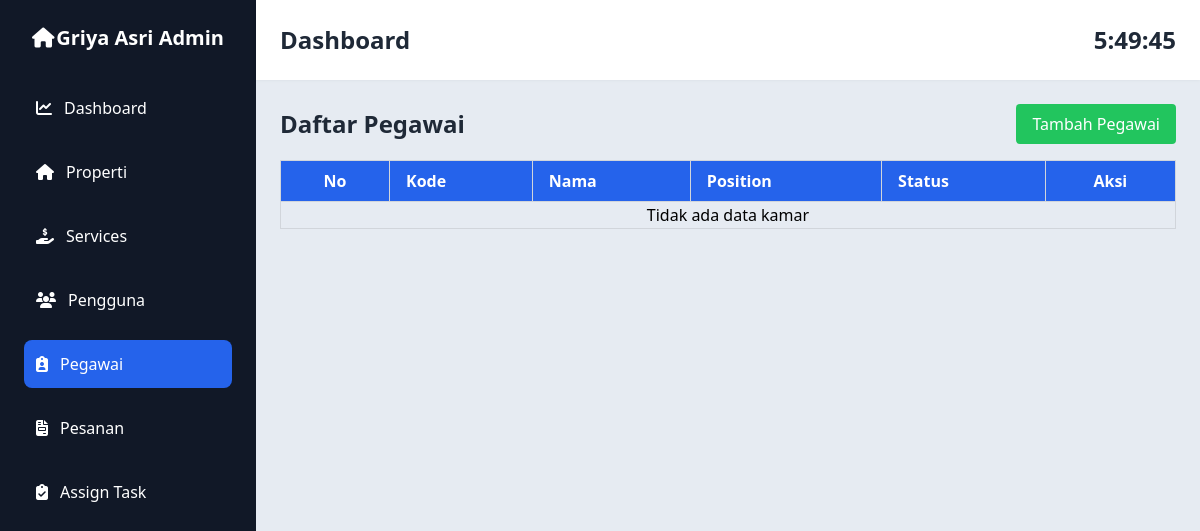
The app's page /admin/pegawai.php, older data.
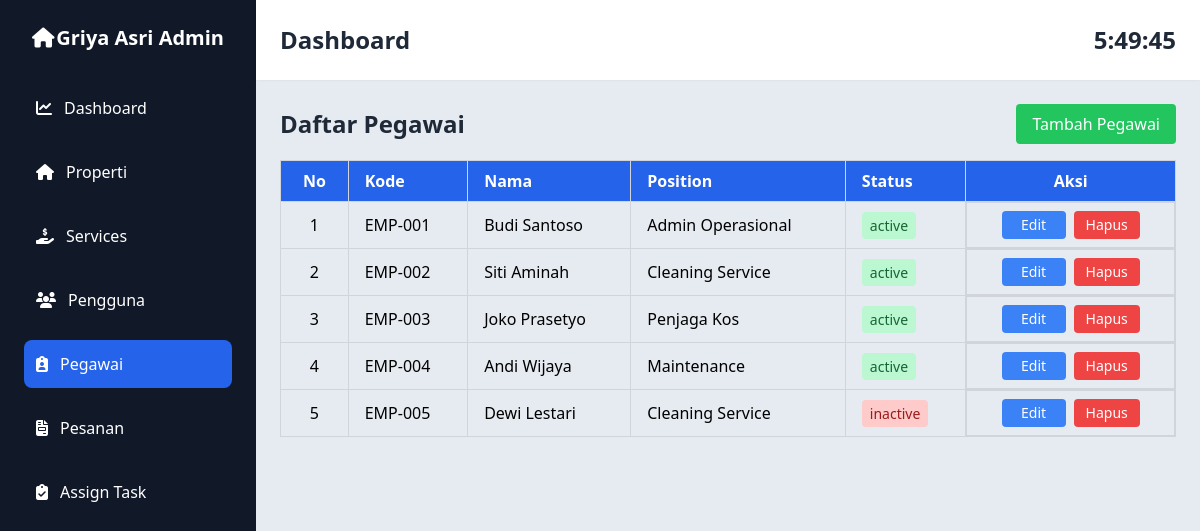
The same page, newer data.
### tables this page shows
CREATE TABLE employees (
  id BIGINT UNSIGNED AUTO_INCREMENT PRIMARY KEY,
  user_id BIGINT UNSIGNED NULL,
  employee_code VARCHAR(50) NOT NULL UNIQUE,
  full_name VARCHAR(255) NOT NULL,
  position VARCHAR(100) NOT NULL,
  salary INT,
  phone VARCHAR(20),
  address TEXT,
  hire_date DATE,
  status ENUM('active','inactive') DEFAULT 'active',
  created_at TIMESTAMP NULL,
  updated_at TIMESTAMP NULL
);

### admin/pegawai.php (the view, shortened to what this page needs)
<?php
include '../config/database.php';
$sql = "SELECT * FROM employees ORDER BY status ASC";
$result = $conn->query($sql);
?>
<div class="">
    <div class="header-content flex items-center justify-between mb-4 align-middle">
        <h1 class="text-2xl font-bold text-gray-800">Daftar Pegawai</h1>
        <a href="create-pegawai.php" class="bg-green-500 hover:bg-green-600 text-white px-4 py-2 rounded">Tambah Pegawai</a>
    </div>
    <table class="w-full border-collapse border border-gray-300">
        <thead class="bg-blue-600 text-white">
            <tr>
                <th class="border border-gray-300 px-4 py-2 text-center">No</th>
                <th class="border border-gray-300 px-4 py-2 text-left">Kode</th>
                <th class="border border-gray-300 px-4 py-2 text-left">Nama</th>
                <th class="border border-gray-300 px-4 py-2 text-left">Position</th>
                <th class="border border-gray-300 px-4 py-2 text-left">Status</th>
                <th class="border border-gray-300 px-4 py-2 text-center">Aksi</th>
            </tr>
        </thead>
        <tbody>
            <?php
            if ($result->num_rows > 0) {
                $no = 1;
                while ($row = $result->fetch_assoc()) {
                    echo "<tr class='hover:bg-gray-100 border-b border-gray-300'>";
                    echo "<td class='border border-gray-300 px-4 py-2 text-center'>" . $no++ . "</td>";
                    echo "<td class='border border-gray-300 px-4 py-2'>" . htmlspecialchars($row['employee_code']) . "</td>";
                    echo "<td class='border border-gray-300 px-4 py-2'>" . htmlspecialchars($row['full_name']) . "</td>";
                    echo "<td class='border border-gray-300 px-4 py-2'>" . htmlspecialchars($row['position']) . "</td>";
                    echo "<td class='border border-gray-300 px-4 py-2'><span class='px-2 py-1 rounded text-sm " . ($row['status'] === 'active' ? 'bg-green-200 text-green-800' : 'bg-red-200 text-red-800') . "'>" . htmlspecialchars($row['status']) . "</span></td>";
                    echo "<td class='border border-gray-300 px-4 py-2 flex gap-2 justify-center'>";
                    echo "<a href='edit-pegawai.php?id=" . htmlspecialchars($row['id']) . "' class='bg-blue-500 hover:bg-blue-600 text-white px-3 py-1 rounded text-sm w-16 text-center'>Edit</a>";
                    echo "<button onclick=\"openModal(" . $row['id'] . ")\" class=\"bg-red-500 hover:bg-red-600 text-white px-3 py-1 rounded text-sm\">Hapus</button>";
                    echo "</td>";
                    echo "</tr>";
                }
            } else {
                echo "<tr><td colspan='6' style='text-align:center;'>Tidak ada data kamar</td></tr>";
            }
            ?>
        </tbody>
    </table>
</div>
<?php
include 'layouts/app.php';
?>

Row changes from the older to the newer data that the page shows:
added employees: employee_code "EMP-001", full_name "Budi Santoso", position "Admin Operasional", status "active"
added employees: employee_code "EMP-002", full_name "Siti Aminah", position "Cleaning Service", status "active"
added employees: employee_code "EMP-003", full_name "Joko Prasetyo", position "Penjaga Kos", status "active"
added employees: employee_code "EMP-004", full_name "Andi Wijaya", position "Maintenance", status "active"
added employees: employee_code "EMP-005", full_name "Dewi Lestari", position "Cleaning Service", status "inactive"
Text that changed along with them:
text no longer shown: "Tidak ada data kamar"
